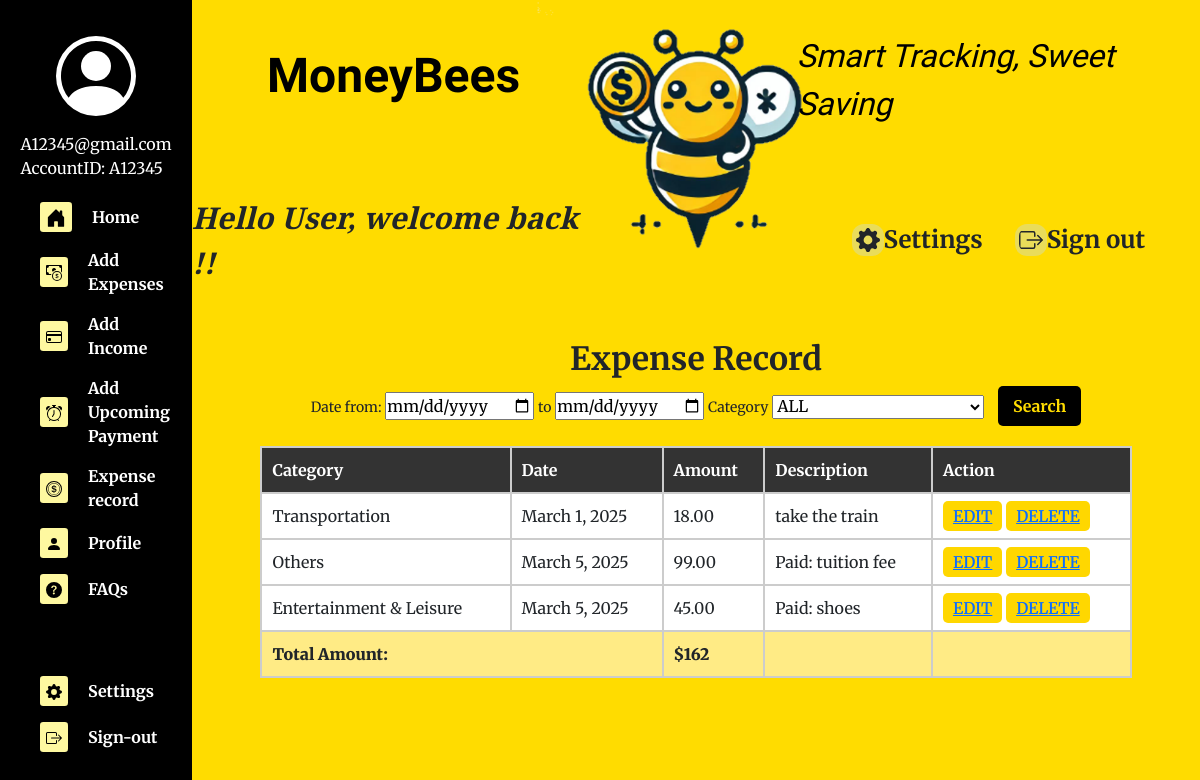
The page /finance/expense-record/ on the database as committed earlier.
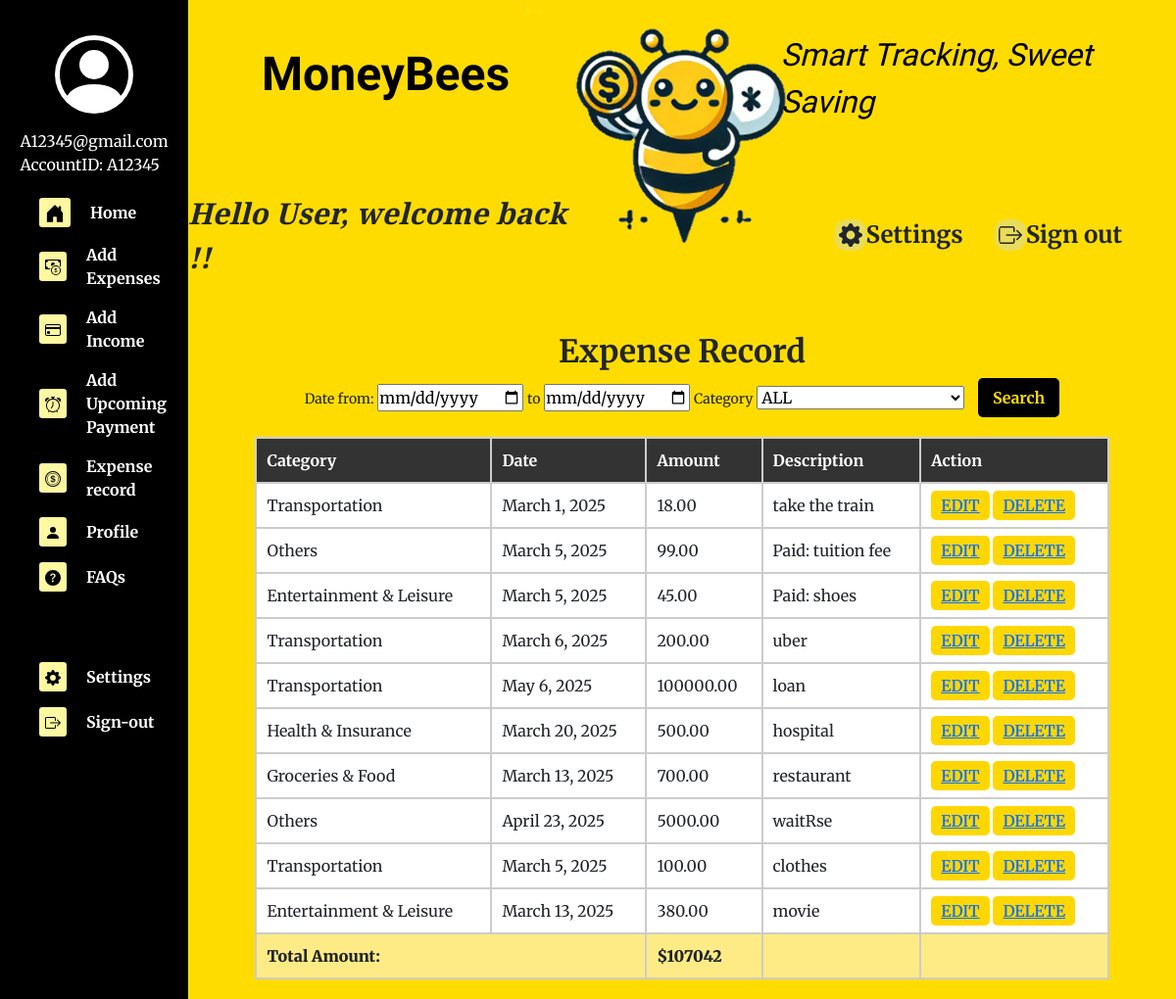
The same page on the database as committed later.
### finance/models.py (models this page shows, shortened)
class Expense(models.Model):
    id = models.AutoField(primary_key=True)
    user = models.ForeignKey(User, on_delete=models.CASCADE)
    category = models.ForeignKey(ExpenseCategory, on_delete=models.CASCADE)
    amount = models.DecimalField(max_digits=10, decimal_places=2, default=0.00)
    date = models.DateField()
    description = models.CharField(max_length=255, null=True, blank=True)
    class Meta:
        verbose_name_plural = "expense"

class ExpenseCategory(models.Model):
    id = models.AutoField(primary_key=True)
    name = models.CharField(max_length=128)
    class Meta:
        verbose_name_plural = "expense_category"
    def __str__(self):
        return self.name

### finance/views.py (the view)
# urls.py: path('expense-record/', expense_record_view, name='expense_record'),
def expense_record_view(request):
    categories = ExpenseCategory.objects.all()
    expenses = Expense.objects.all()
    start_date = request.GET.get('start_date')
    end_date = request.GET.get('end_date')
    category = request.GET.get('category')
    try:
        if start_date:
            start_date = datetime.strptime(start_date, "%Y-%m-%d").date()
        if end_date:
            end_date = datetime.strptime(end_date, "%Y-%m-%d").date()
    except ValueError:
        start_date, end_date = None, None
    if start_date and end_date:
        expenses = expenses.filter(date__range=[start_date, end_date])
    elif start_date:
        expenses = expenses.filter(date__gte=start_date)
    elif end_date:
        expenses = expenses.filter(date__lte=end_date)
    if category and category != "ALL":
        expenses = expenses.filter(category__name=category)
    total_amount = expenses.aggregate(Sum('amount'))['amount__sum'] or 0
    return render(request, 'finance/expenseRecord.html', {
        'categories': categories,
        'expenses': expenses,
        'total_amount': total_amount,
        "show_topbar": True
    })

### templates/finance/expenseRecord.html (shortened to what this page needs)
{% extends "finance/sidebar.html" %}
{% block style %}
{% load static %}
<link rel="stylesheet" href="{% static 'css/expenseRecord.css' %}">
{{ block.super }}
{% endblock %}
{% block main %}
<div>
    <main>
        <div class="expense-container">
            <h2>Expense Record</h2>
            <div class="date-filter">
                <label for="start_date">Date from:</label>
                <input type="date" id="start_date" name="start_date">
                <label for="end_date">to</label>
                <input type="date" id="end_date" name="end_date">
                <label for="category">Category</label>
                <select id="category" name="category">
                    <option value="ALL">ALL</option>
                </select>
                <button id="search-btn" class="search-btn">Search</button>
            </div>
            <table class="expense-table">
                <thead>
                    <tr>
                        <th>Category</th>
                        <th>Date</th>
                        <th>Amount</th>
                        <th>Description</th>
                        <th>Action</th>
                    </tr>
                </thead>
                <tbody>
                    {% for expense in expenses %}
                    <tr>
                        <td>{{ expense.category }}</td>
                        <td>{{ expense.date }}</td>
                        <td>{{ expense.amount }}</td>
                        <td>{{ expense.description }}</td>
                        <td>
                            <a href="{% url 'finance:edit_expense' expense.id %}" class="edit-btn">EDIT</a>
                            <a href="{% url 'finance:delete_expense' expense.id %}" class="delete-btn">DELETE</a>
                        </td>
                    </tr>
                    {% endfor %}
                </tbody>
                <tfoot>
                    <tr>
                        <td colspan="2"><strong>Total Amount:</strong></td>
                        <td><strong>${{ total_amount }}</strong></td>
                        <td></td>
                        <td></td>
                    </tr>
                </tfoot>
            </table>
        </div>
    </main>
</div>
{% block script %}
{% load static %}
{% endblock %}
{% endblock %}

### templates/finance/sidebar.html (shortened to what this page needs)
{% extends "base.html" %}
{% block style %}
  {% load static %}
  <link rel="stylesheet" href="{% static 'css/sidebar.css' %}">
{% endblock %}
{% block content %}
<div class="display" >
    <nav class="sidebar" >
        <div class="sidebar-profile">
            <svg  width="80" height="80" fill="currentColor" viewBox="0 0 16 16" style="margin:1rem">
                <path d="M11 6a3 3 0 1 1-6 0 3 3 0 0 1 6 0"/>
                <path fill-rule="evenodd" d="M0 8a8 8 0 1 1 16 0A8 8 0 0 1 0 8m8-7a7 7 0 0 0-5.468 11.37C3.242 11.226 4.805 10 8 10s4.757 1.225 5.468 2.37A7 7 0 0 0 8 1"/>
              </svg></br>
            <div> A12345@gmail.com </br> AccountID: A12345 </div>
        </div>
        <ul >
            <li class="nav-item">
              <div class="icon-container">
              </div>
              <a class="nav-link active" href="/finance/home">Home</a>
            </li>
            <li class="nav-item">
              <div class="icon-container">
              </div>
              <a class="nav-link" href="/finance/add_expense">Add Expenses</a>
            </li>
            <li class="nav-item">
              <div class="icon-container">
              </div>
              <a class="nav-link" href="/finance/add_income">Add Income</a>
            </li>
            <li class="nav-item">
              <div class="icon-container">
              </div>
              <a class="nav-link"  href="/finance/upcomingExpense">Add Upcoming Payment</a>
            </li>
            <li class="nav-item">
              <div class="icon-container">
              </div>
              <a class="nav-link" href="/finance/expense-record">Expense record</a>
            </li>
            <li class="nav-item">
              <div class="icon-container">
                <svg xmlns="http://www.w3.org/2000/svg" width="16" height="16" fill="currentColor" class="bi bi-person-fill" viewBox="0 0 16 16">
                  <path d="M3 14s-1 0-1-1 1-4 6-4 6 3 6 4-1 1-1 1zm5-6a3 3 0 1 0 0-6 3 3 0 0 0 0 6"/>
                </svg>
              </div>
              <a class="nav-link" href="/finance/profile">Profile</a>
            </li>
            <li class="nav-item">
              <div class="icon-container">
              </div>
              <a class="nav-link" href="/finance/faq">FAQs</a>
            </li>
            <li class="nav-item" style="margin-top: 72px;">
                <div class="icon-container">
                </div>
              <a class="nav-link" href="/finance/settings">Settings</a>
            </li>
            <li class="nav-item">
              <div class="icon-container">
              </div>
              <a class="nav-link" href="../../users/login">Sign-out</a>
            </li>
        </ul>
      </nav>
    <main class="main">
      {% if show_topbar %}
       {% include "finance/topbar.html" %}
      {% endif %}
      {% block main %} {% endblock %}
    </main>
</div>
{% endblock %}

### templates/base.html (shortened to what this page needs)
{% load static %}
<!DOCTYPE html>
<html lang="en">
  <head>
    <link
      href="https://cdn.jsdelivr.net/npm/bootstrap@5.2.3/dist/css/bootstrap.min.css"
      rel="stylesheet"
    />
    <link rel="stylesheet" href="{% static 'css/style.css' %}">
    {% block style %}{% endblock %}
  </head>
  <body>
    <div>
      {% block content %}{% endblock %}
    </div>
  </body>
</html>

### templates/finance/topbar.html (shortened to what this page needs)
{% load static %}
{% block style %}
  {% load static %}
  <link rel="stylesheet" href="{% static 'css/topbar.css' %}">
{% endblock %}
<div class="topbar">
    <h1 class="fw-bold mb-logo"> MoneyBees </h1>
    <img src="{% static 'images/moneybees.png' %}"   alt="Moneybees Logo" style="grid-row:span 2; width: 320px;" />
    <div class="mb-logo" style="font-size:2rem; font-style:italic">Smart Tracking, Sweet Saving</div>
    <div class="font1"> Hello User, welcome back !!</div>
    <div class= "topbar-icon-container">
        <div class="topbar-icon">
            <div>Settings</div>
        </div>
        <div class="topbar-icon">
            <div>Sign out</div>
        </div>
    </div>
</div>

### static/css/style.css (style rules this page uses)
* { margin: 0; padding: 0; box-sizing: border-box; }
label { margin: 10px 0 5px; font-size: 14px; }

### static/css/expenseRecord.css (style rules this page uses)
body { font-family: 'Merriweather', serif; }
.expense-container h2 { font-family: 'Merriweather', serif; font-weight: 700; font-size: 2rem; }
.expense-container { display: flex; flex-direction: column; align-items: center; justify-content: center; text-align: center; width: 100%; padding: 20px; }
.expense-table { width: 90%; max-width: 900px; border-collapse: collapse; margin-top: 20px; background: white; }
.expense-table thead { background-color: #333; color: white; font-weight: bold; }
.expense-table th, .expense-table td { border: 2px solid #ccc; padding: 10px; text-align: left; }
.expense-table tfoot { background-color: #FFEB85; font-weight: bold; }
.date-filter label, .date-filter select, .date-filter input { font-family: 'Merriweather', serif; font-weight: 400; }
.expense-table { font-family: 'Merriweather', serif; font-size: 16px; }
.edit-btn { font-family: 'Merriweather', serif; font-weight: 600; background-color: #FFD700; border: none; padding: 5px 10px; cursor: pointer; border-radius: 5px; }
.search-btn { background-color: #000; color: #FFDC00; font-weight: bold; border: none; padding: 8px 15px; border-radius: 5px; cursor: pointer; margin-left: 10px; }
.delete-btn { font-family: 'Merriweather', serif; font-weight: 600; background-color: #FFD700; border: none; padding: 5px 10px; cursor: pointer; border-radius: 5px; }

### static/css/sidebar.css (style rules this page uses)
.display { display: grid; grid-template-columns: 16% 1fr; overflow-y: hidden; }
.sidebar { grid-column: 1; height: 100vh; background-color: #000000; color: white; padding: 20px; left: 0; top: 0; }
.sidebar ul { padding: 0; justify-self: center; margin-left: 20px; }
.sidebar ul li { margin-top: 16px; display: flex; align-items: center; font-weight: bold; }
.sidebar ul li a { color: white; text-decoration: none; }
.sidebar-profile { justify-items: center; align-items: center; height: 150px; margin-bottom: 32px; }
.main { grid-column: 2; background-color: #FFDC00; height: 100vh; overflow-y: scroll; scrollbar-width: none; }
.icon-container { background-color: #fef8a0; padding: 2px 6px 4px 6px; border-radius: 0.2rem; margin-right: 20px; color: black; }

### static/css/topbar.css (style rules this page uses)
.topbar { display: grid; grid-template-columns: 40% 20% 40%; grid-template-rows: 1fr 1fr; place-items: center; }
.mb-logo { font-family: 'Bagel Fat One', cursive; font-size: 3rem; color: #000; }
.font1 { font-family: "EB Garamond", serif; font-optical-sizing: auto; font-weight: bold; font-style: italic; font-size: 30px; }
.topbar-icon-container { display: flex; font-weight: bold; font-size: 24px; }
.topbar-icon { display: flex; padding: 1rem; align-items: anchor-center; }
.topbar-icon svg { background-color: #E9DC5A; padding: 4px; border-radius: 12px; }

Rows that differ between the two databases and show on the page:
added Expense: category "Transportation", date "March 6, 2025", amount "200.00", description "uber"
added Expense: category "Transportation", date "May 6, 2025", amount "100000.00", description "loan"
added Expense: category "Health & Insurance", date "March 20, 2025", amount "500.00", description "hospital"
added Expense: category "Groceries & Food", date "March 13, 2025", amount "700.00", description "restaurant"
added Expense: category "Others", date "April 23, 2025", amount "5000.00", description "waitRse"
added Expense: category "Transportation", date "March 5, 2025", amount "100.00", description "clothes"
added Expense: category "Entertainment & Leisure", date "March 13, 2025", amount "380.00", description "movie"
Other text that changed with them:
{{ total_amount }}: "162" → "107042"
